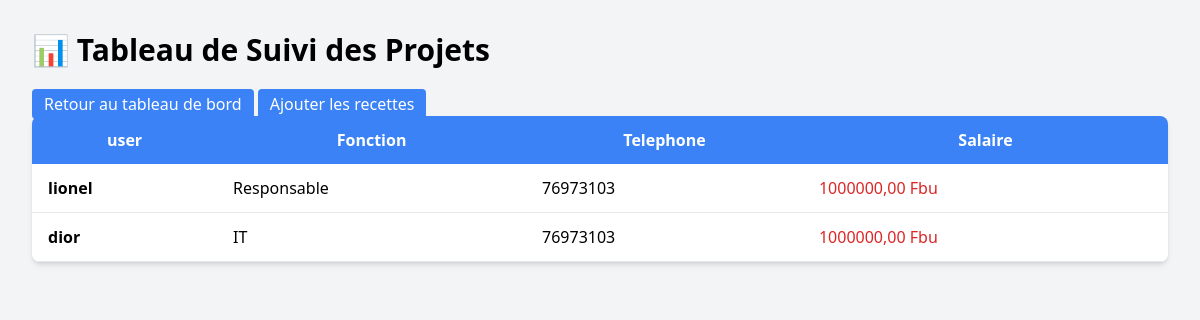
The app's page /Suivi/listepersonnel/ with its own data.
### AppSuivi/models.py (models this page shows, shortened)
class Personnel(models.Model):
    user = models.OneToOneField(User, on_delete=models.CASCADE)
    fonction = models.CharField(max_length=100)
    telephone = models.CharField(max_length=20, blank=True, null=True)
    salaire = models.DecimalField(max_digits=10, decimal_places=2)
    date_naissance =models.DateField(default=datetime.now,null=True)
    genre =models.CharField(max_length=100,null=True,choices=[('M','M'),('F', 'F')])
    role = models.CharField(max_length=50, null=True,choices=[('Choisisez','Choisisez'),('Administrateur', 'Administrateur'),('Assistant', 'Assistant'), ('Consultant', 'Consultant'), ('Technicien', 'Technicien')])
    address=models.CharField(max_length=100, null = True)
    date_enre=models.DateField(default=datetime.now,null=True)

### AppSuivi/viewspersonnel.py (the view)
# urls.py: path('listepersonnel/', listepersonnel,name='listepersonnel'),
def listepersonnel(request):
    personnels=Personnel.objects.all()
    return render(request,'liste_personnel.html',{'personnels' : personnels}  )

### AppSuivi/templates/liste_personnel.html (shortened to what this page needs)
{% load static %}
<!DOCTYPE html>
<html lang="fr">
<head>
    <script src="https://cdn.tailwindcss.com"></script>
</head>
<body class="bg-gray-100 p-8">
    <h1 class="text-3xl font-bold mb-6">📊 Tableau de Suivi des Projets</h1> <td class="py-3 px-4">
        <a href="{% url 'tableau' %}" class="bg-blue-500 text-white px-3 py-1 rounded hover:bg-blue-600">Retour au tableau de bord</a>
        <a href="{% url 'ajouter_recette' %}" class="bg-blue-500 text-white px-3 py-1 rounded hover:bg-blue-600">Ajouter les recettes</a>
    </td>
    <table class="min-w-full bg-white rounded-lg shadow-md overflow-hidden">
        <thead class="bg-blue-500 text-white">
            <tr>
                <th class="py-3 px-4">user</th>
                <th class="py-3 px-4">Fonction</th>
                <th class="py-3 px-4">Telephone</th>
                <th class="py-3 px-4">Salaire</th>
            </tr>
        </thead>
        <tbody>
            {% for personnel in personnels %}
            <tr class="border-b hover:bg-gray-100">
                <td class="py-3 px-4 font-semibold">{{ personnel.user}}</td>
                <td class="py-3 px-4">{{ personnel.fonction}} </td>
                <td class="py-3 px-4">{{ personnel.telephone}} </td>
                <td class="py-3 px-4 text-red-600">{{ personnel.salaire }} Fbu</td>
            </tr>
            {% endfor %}
        </tbody>
    </table>
</body>
</html>

### records on screen
Personnel: user "lionel", fonction "Responsable", telephone "76973103", salaire "1000000,00"
Personnel: user "dior", fonction "IT", telephone "76973103", salaire "1000000,00"
